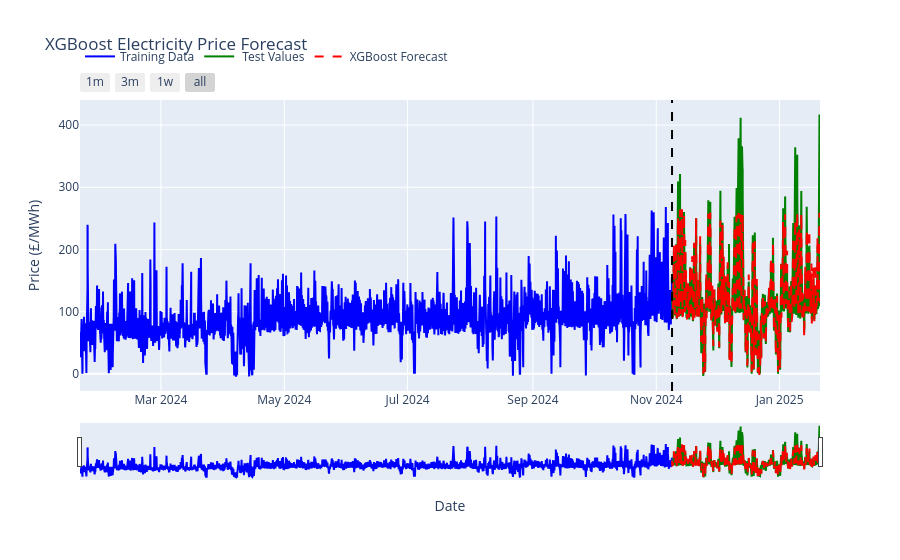

The code cell stored with this chart in its notebook:
### Code cell
train_preds_series = pd.Series(train_preds, index=train.index)
test_preds_series = pd.Series(test_preds, index=test.index)

# Create plot
fig = go.Figure()

# Training data
fig.add_trace(go.Scatter(
    x=train.index,
    y=train['ISEM DA Price'],
    name='Training Data',
    line=dict(color='blue')
))

# Test data
fig.add_trace(go.Scatter(
    x=test.index,
    y=test['ISEM DA Price'],
    name=' Test Values',
    line=dict(color='green')
))

# Out-of-sample forecast
fig.add_trace(go.Scatter(
    x=test.index,
    y=test_preds_series,
    name='XGBoost Forecast',
    line=dict(color='red', dash='dash')
))

# Add vertical line for train/test split
split_date = test.index[0]
fig.add_vline(x=split_date, line_width=2, line_dash="dash", line_color="black")

# Layout
fig.update_layout(
    title="XGBoost Electricity Price Forecast",
    xaxis_title="Date",
    yaxis_title="Price (£/MWh)",
    hovermode="x unified",
    legend=dict(orientation="h", y=1.1)
)

# Range selector - FIX: Change "week" to "day" with count=7
fig.update_xaxes(
    rangeslider_visible=True,
    rangeselector=dict(
        buttons=list([
            dict(count=1, label="1m", step="month", stepmode="backward"),
            dict(count=3, label="3m", step="month", stepmode="backward"),
            dict(count=7, label="1w", step="day", stepmode="backward"),  # Changed from "week" to "day" with count=7
            dict(step="all")
        ])
    )
)

# Show plot
fig.show()

### Figure 1 — Plotly figure (JSON) as saved in the notebook; plotly's stock layout.template omitted (floating-point values rounded to 4 significant figures; data arrays with more than 128 entries replaced by an {"elided": "..."} marker saying what was removed)
{"data": [{"line": {"color": "blue"}, "name": "Training Data", "type": "scatter", "x": {"elided": "14055 str values"}, "y": {"elided": "14055 float values"}}, {"line": {"color": "green"}, "name": " Test Values", "type": "scatter", "x": {"elided": "3514 str values"}, "y": {"elided": "3514 float values"}}, {"line": {"color": "red", "dash": "dash"}, "name": "XGBoost Forecast", "type": "scatter", "x": {"elided": "3514 str values"}, "y": {"elided": "3514 float values"}}], "layout": {"hovermode": "x unified", "legend": {"orientation": "h", "y": 1.1}, "shapes": [{"line": {"color": "black", "dash": "dash", "width": 2}, "type": "line", "x0": "2024-11-08T19:00:00", "x1": "2024-11-08T19:00:00", "xref": "x", "y0": 0, "y1": 1, "yref": "y domain"}], "title": {"text": "XGBoost Electricity Price Forecast"}, "xaxis": {"rangeselector": {"buttons": [{"count": 1, "label": "1m", "step": "month", "stepmode": "backward"}, {"count": 3, "label": "3m", "step": "month", "stepmode": "backward"}, {"count": 7, "label": "1w", "step": "day", "stepmode": "backward"}, {"step": "all"}]}, "rangeslider": {"visible": true}, "title": {"text": "Date"}}, "yaxis": {"title": {"text": "Price (£/MWh)"}}}}
